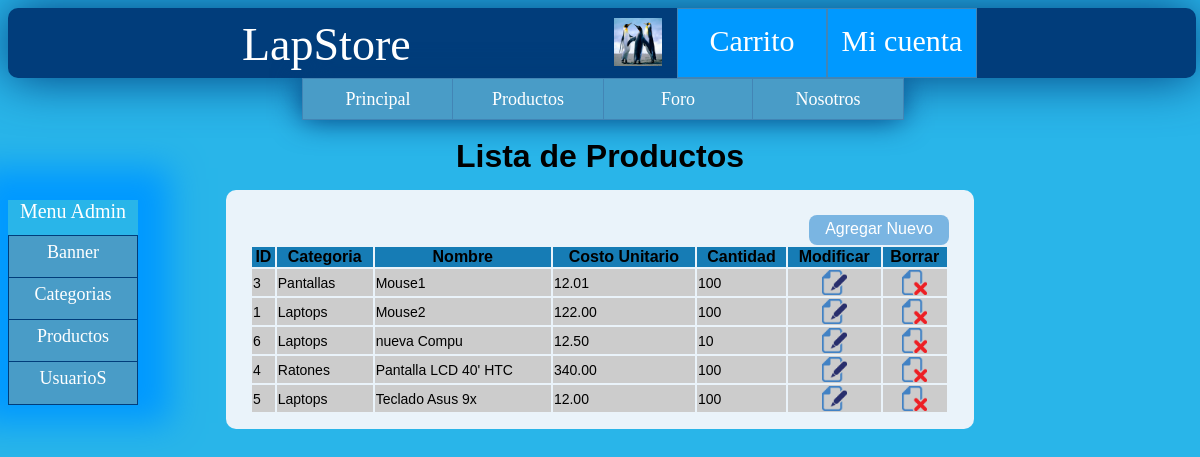
The app's page /adm_producto_lista.php (signed in) with its own data.
### tables this page shows
CREATE TABLE IF NOT EXISTS `producto` (
  `productoId` int(11) NOT NULL AUTO_INCREMENT,
  `nombre` varchar(200) DEFAULT NULL,
  `categoriaId` int(11) NOT NULL,
  `envio` decimal(9,2) NOT NULL,
  `costo` decimal(9,2) NOT NULL,
  `cantidad` int(11) NOT NULL,
  `url_icono` varchar(200) DEFAULT NULL,
  `descripcion` varchar(1000) NOT NULL,
  PRIMARY KEY (`productoId`),
  KEY `categoriaId` (`categoriaId`)
);

CREATE TABLE IF NOT EXISTS `categoria` (
  `categoriaId` int(11) NOT NULL AUTO_INCREMENT,
  `nombre` varchar(200) DEFAULT NULL,
  `cantidad` int(11) NOT NULL,
  `url_icono` varchar(200) DEFAULT NULL,
  `descripcion` varchar(1000) NOT NULL,
  PRIMARY KEY (`categoriaId`)
);

### include_php/DB/conexionGeneral.php (called while the page is built, shortened)
<?php
    function selecionarBD($conexion) {
        return mysql_select_db($GLOBALS["base_datos"], $conexion);
    }
    function ejecutarConsulta($query,$onexion) {
        return mysql_query($query, $onexion);
    }
    function cerrarConexion($conexion) {
        return @mysql_close($conexion);
    }
?>

### include_php/DB/productoDB.php (called while the page is built, shortened)
<?php
include_once 'conexionGeneral.php';
    function obtenerTodosProductos(){
        $conexion=abrirConexion();
        $sql = "SELECT * FROM producto ORDER BY nombre ASC";
        $resultado_peticion = ejecutarConsulta($sql,$conexion);
        $indice=0;
        $categorias = array();
        while ($fila = mysql_fetch_array($resultado_peticion)){
            $indice++;
            $categorias[$indice]=$fila;
        }
        return $categorias;
    }
?>

### include_php/DB/catalogoDB.php (called while the page is built, shortened)
<?php
include_once 'conexionGeneral.php';
function obtenerCategoriaPorId($categoriaId) {
    $conexionDB = abrirConexion();
    $sql = "SELECT * FROM categoria WHERE categoriaId = '" . mysql_real_escape_string($categoriaId) . "'";
    $resultado_peticion = mysql_query($sql, $conexionDB);
    if (!$resultado_peticion) {
        $cerror = "No fue posible recuperar la información de la base de datos.<br>";
        $cerror .= "SQL: $cquery <br>";
        $cerror .= "Descripción: " . mysql_error($conexionDB);
        die($cerror);
    } else {
        while ($fila = mysql_fetch_array($resultado_peticion)) {
            return $fila;
        }
        return "";
    }
}
?>

### include_php/_gestion_producto.php (the view, shortened to what this page needs)
<?php
include_once 'DB/catalogoDB.php';
include_once 'DB/productoDB.php';
function listarProductosConOpciones() {
    $SALTO = "\n";
    $productos = obtenerTodosProductos();
    $cadena_post = "";
    $index = 1;
    foreach ($productos as $producto) {
        $class = "";
        if ($index % 2 == 0)
            $class = "par";
        $categoria = obtenerCategoriaPorId($producto['categoriaId']);
        $cadena_post .='            <tr class="' . $class . '">' . $SALTO;
        $cadena_post .='                <td>' . $producto['productoId'] . '</td>' . $SALTO;
        $cadena_post .='                <td>' . $categoria['nombre'] . '</td>' . $SALTO;
        $cadena_post .='                <td>' . $producto['nombre'] . '</td>' . $SALTO;
        $cadena_post .='                <td>' . $producto['costo'] . '</td>' . $SALTO;
        $cadena_post .='                <td>' . $producto['cantidad'] . '</td>' . $SALTO;
        $cadena_post .='                <td class="editar"><a href="adm_producto_modificar.php?productoId=' . $producto['productoId'] . '"><img src="img/utileria/editar.png" alt="Editar"/></a></td>' . $SALTO;
        $cadena_post .='               	<td class="borrar"><a onclick = "confirmarEliminacionProducto(' . $producto['productoId'] . ')" href="#"><img src="img/utileria/borrar.png" alt="Borrar"/></a></td>' . $SALTO;
        $cadena_post .='            </tr>' . $SALTO;
        $index++;
    }
    return $cadena_post;
}
?>

### css/css_plantilla.css (style rules this page uses)
body { overflow-y:scroll; background:#29B5E9; font-family:Arial, Helvetica, sans-serif; }
a { text-decoration:none; }
img[alt] { font-size: 9px; }

### css/css_menu_adm.css (style rules this page uses)
ul,a { margin: 0px; padding: 0px; outline: 0; }

### css/css_tablas.css (style rules this page uses)
div.tabla table tr.par { background:#7AB5E2; }
div.tabla table tr td.borrar,div.tabla table tr td.editar { text-align:center; }
div.tabla table tr td img { width:25px; height:25px; }
div.tabla table tr td { font-size:14px; background:#CCC; }

### records on screen
producto: productoId "3", categoriaId.nombre "Pantallas", nombre "Mouse1", costo "12.01", cantidad "100"
producto: productoId "1", categoriaId.nombre "Laptops", nombre "Mouse2", costo "122.00", cantidad "100"
producto: productoId "6", categoriaId.nombre "Laptops", nombre "nueva Compu", costo "12.50", cantidad "10"
producto: productoId "4", categoriaId.nombre "Ratones", nombre "Pantalla LCD 40' HTC", costo "340.00", cantidad "100"
producto: productoId "5", categoriaId.nombre "Laptops", nombre "Teclado Asus 9x", costo "12.00", cantidad "100"
